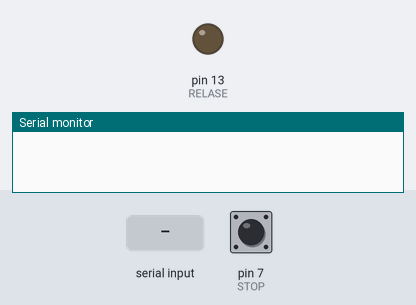
This sketch was run on a simulated Arduino Uno, built with avr-gcc and run on an emulated ATmega328P. Shown: output pins drawn as LEDs (lit = HIGH), the last lines printed to the serial monitor. Inputs (shaded band) come from the test bench; at power-on: pin 7 (STOP) HIGH.

Above: at 1.2 s.
1.3 s: "1" received over Serial
At 1.7 s:
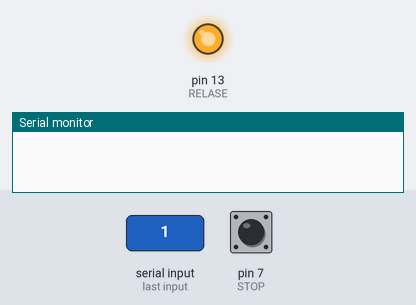
2.8 s: pin 7 (STOP) pulled LOW for 0.15 s
At 4.0 s:
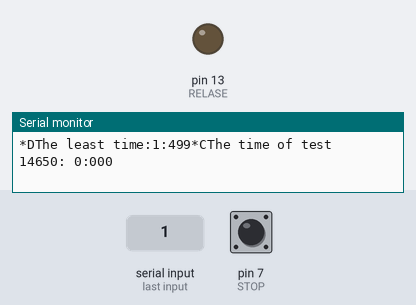
Timing chart, 0 to 5.8 s (numbered marks = the images above; inputs shaded):
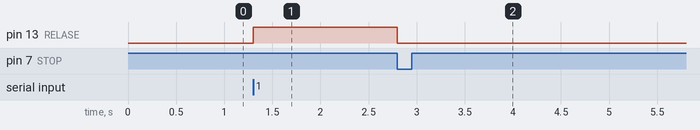

Measured:
- after the input at 1.3 s, pin 13 (RELASE): LOW → HIGH at once
- after the input at 2.8 s, pin 13 (RELASE): HIGH → LOW at once

The sketch:

blu.trial.2.ino
```cpp
/**
 * PHYsy.finalStage
 * blu.trial.2
 * summer 2018
 * Cal-space NASA reasearch internship
 */

//intialize the pins for input
const int START = 6;
const int STOP = 7;
const int RESET = 8;
const int NEW = 9;

//intialize the pins for output
const int RELASE = 13;

//intialize variables needed in the program
unsigned long startTime = 0;
unsigned long endTime = 0;
int  count = 0;
int  scount = 0;
char prevTime[20];
bool endCond = false;
int TEST[20][2];
char rec;


int milsec1 = 0;
int milsec2 = 0;

float difsec = 0;

//setup loop runs once in the beging of the prog.
void setup()
{


  //set up the pins
  pinMode(START, INPUT);
  pinMode(STOP, INPUT);
  pinMode(RESET, INPUT);
  pinMode(NEW, INPUT);
  pinMode(RELASE, OUTPUT);
  pinMode(A5, INPUT);
  pinMode(A4, INPUT);

  //setup bluetooth
  Serial.begin(9600);
}

//main loop
void loop()
{
  if (Serial.available() > 0)
  {
    rec = Serial.read();
  }

  // START button condition
  if(rec == '1' && digitalRead(RELASE) == LOW && count < 20)
  {
    startTime = millis();
    digitalWrite(RELASE, HIGH);
    endCond = true;
  }

  // STOP button condition
  if(digitalRead(STOP) == LOW && endCond == true)
  {
    //calculating the time
    endTime = millis();

    //reput the realsing system in ready position
    digitalWrite(RELASE, LOW);

    //saving the data in vector
    TEST[count][0] = calc_sec(endTime - startTime);
    TEST[count][1] = calc_fra(endTime - startTime);

    //print the time on the screen
    sprintf(prevTime, "*DThe least time:%01d:%03d", TEST[count][0], TEST[count][1]);
    Serial.write(prevTime);

    //increasing the count vari (related to the previous time shows)
    count++;

    //prevtime cond
    if (count == 1) {scount++;}

    prin(scount, count);
    endCond = false;
  }

  //RESET button condition

  if(rec == '2')
  {
    startTime = 0;
    endTime = 0;
    Serial.write("*DThe least time:0:000");
  }

  //NEW button condition
  if(rec == '3' && digitalRead(RELASE) == LOW)
  {
    Serial.write("*CThe time of test 0: 0:000");
    Serial.write("*DThe least time: 0:000");
    Serial.write("*GThe time of test 0: 0:000");
    Serial.write("*A%Difference: 0.00%");
    startTime = 0;
    endTime = 0;
    count = 0;
    scount = 0;
    sprintf(prevTime, "");
    for (int i = 0; i < 20; i++)
   {
      for (int j = 0; j < 2; j++)
      {
        TEST[i][j] = 0;
      }
    }
  }

  //UP button 1 condition
  if(rec == '4' && count > 0)
  {
    if(scount < count)
    {
      scount++;
      milsec1 = (TEST[scount - 1][0] * 1000) + TEST[scount - 1][1];
      prin(scount, count);
    }
    else
    {
      scount = 1;
      milsec1 = (TEST[scount - 1][0] * 1000) + TEST[scount - 1][1];
      prin(scount, count);
    }
  }

  //Down button 1 condition
  if(rec == '5' && count > 0)
  {
    if(scount == 1)
    {
      scount = count;
      milsec1 = (TEST[scount - 1][0] * 1000) + TEST[scount - 1][1];
      prin(scount, count);
    }
    else
    {
      scount--;
      milsec1 = (TEST[scount - 1][0] * 1000) + TEST[scount - 1][1];
      prin(scount, count);
    }
  }

  //UP button 2 condition
  if(rec == '6' && count > 0)
  {
    if(scount < count)
    {
      scount++;
      milsec2 = (TEST[scount - 1][0] * 1000) + TEST[scount - 1][1];
      prinf(scount, count);
    }
    else
    {
      scount = 1;
      milsec2 = (TEST[scount - 1][0] * 1000) + TEST[scount - 1][1];
      prinf(scount, count);
    }
  }

  //Down button 2 condition
  if(rec == '7' && count > 0)
  {
    if(scount == 1)
    {
      scount = count;
      milsec2 = (TEST[scount - 1][0] * 1000) + TEST[scount - 1][1];
      prinf(scount, count);
    }
    else
    {
      scount--;
      milsec2 =  (TEST[scount - 1][0] * 1000) + TEST[scount - 1][1];
      prinf(scount, count);
    }
  }


  //%Difference calculation
  if(rec == '8')
  {
  difsec =  (abs(milsec1 - milsec2) / ((milsec1 + milsec2)/2)) * 100;
  sprintf(prevTime, "*A%Difference: %.2f%",difsec);
  Serial.write(prevTime);
  }

}

// @param t_milli time in milliseconds
// @return int seconds

int calc_sec(unsigned long t_milli)
{
   unsigned long inttime;
   inttime  = t_milli / 1000;
   inttime  = inttime % (24*3600);
   inttime  = inttime % 3600;

   return inttime % 60;
}

int calc_fra(unsigned long t_milli)
{
   return t_milli % 1000;
}

//update the prev time print
void  prin(int sc, int c)
{
      sprintf(prevTime, "*CThe time of test %01d: %01d:%03d", sc, TEST[sc - 1][0], TEST[sc - 1][1]);
      Serial.write(prevTime);
      delay(100);

}

void  prinf( int sc, int c)
{
      sprintf(prevTime, "*GThe time of test %01d: %01d:%03d", sc, TEST[sc - 1][0], TEST[sc - 1][1]);
      Serial.write(prevTime);
      delay(100);
}
```
